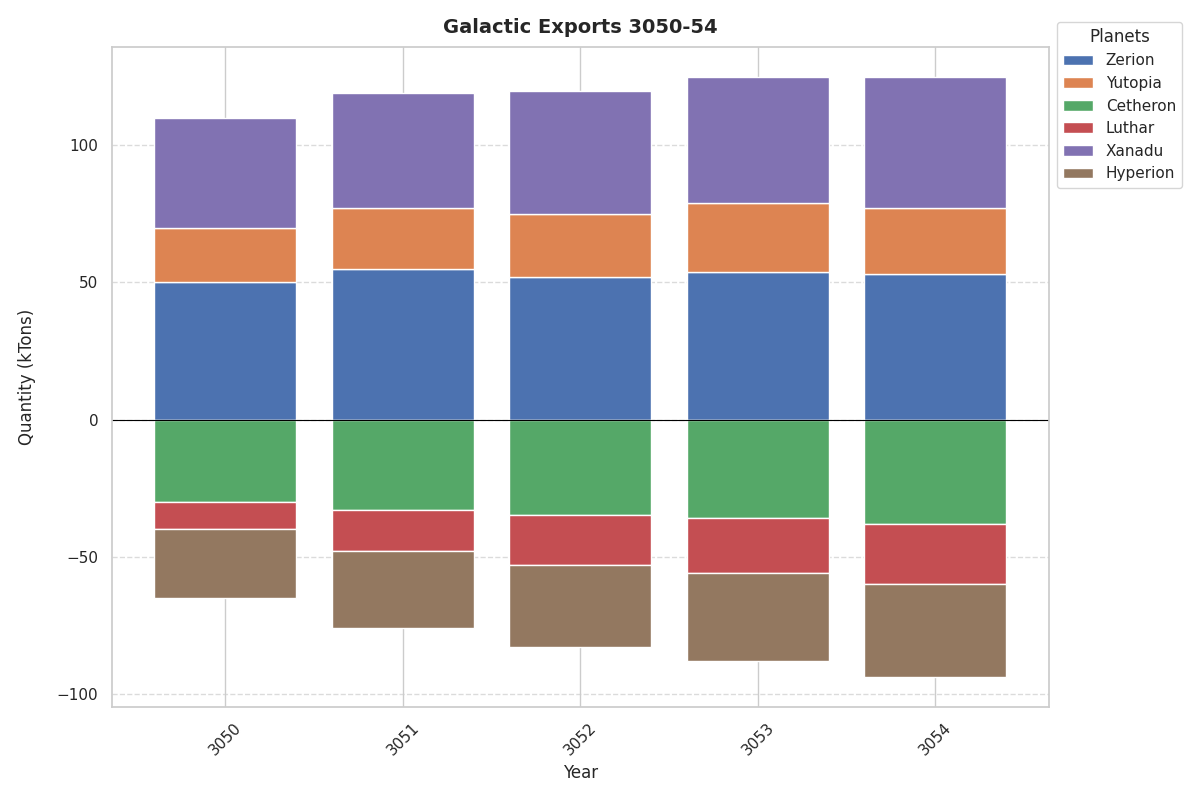

Recreate this plot in Python.
import matplotlib.pyplot as plt
import numpy as np

years = np.arange(3050, 3055)
exports = {
    'Zerion': [50, 55, 52, 54, 53],
    'Yutopia': [20, 22, 23, 25, 24],
    'Cetheron': [-30, -33, -35, -36, -38],
    'Luthar': [-10, -15, -18, -20, -22],
    'Xanadu': [40, 42, 45, 46, 48],
    'Hyperion': [-25, -28, -30, -32, -34]
}

colors = ['#4C72B0', '#DD8452', '#55A868', '#C44E52', '#8172B2', '#937860']

fig, ax = plt.subplots(figsize=(12, 8))

ax.bar(years, exports['Zerion'], label='Zerion', color=colors[0])
ax.bar(years, exports['Yutopia'], bottom=exports['Zerion'], label='Yutopia', color=colors[1])
ax.bar(years, exports['Cetheron'], label='Cetheron', color=colors[2], align='center')
ax.bar(years, exports['Luthar'], bottom=exports['Cetheron'], label='Luthar', color=colors[3], align='center')
ax.bar(years, exports['Xanadu'], bottom=[sum(x) for x in zip(exports['Zerion'], exports['Yutopia'])], label='Xanadu', color=colors[4])
ax.bar(years, exports['Hyperion'], bottom=[sum(x) for x in zip(exports['Cetheron'], exports['Luthar'])], label='Hyperion', color=colors[5], align='center')

ax.set_title("Galactic Exports 3050-54", fontsize=14, fontweight='bold', pad=10)
ax.set_xlabel("Year", fontsize=12)
ax.set_ylabel("Quantity (kTons)", fontsize=12, labelpad=15)

plt.xticks(years, rotation=45)

ax.legend(title='Planets', loc='upper left', bbox_to_anchor=(1, 1.05))

ax.yaxis.grid(True, linestyle='--', alpha=0.7)
ax.axhline(0, color='black', linewidth=0.8)

plt.tight_layout()
plt.show()
